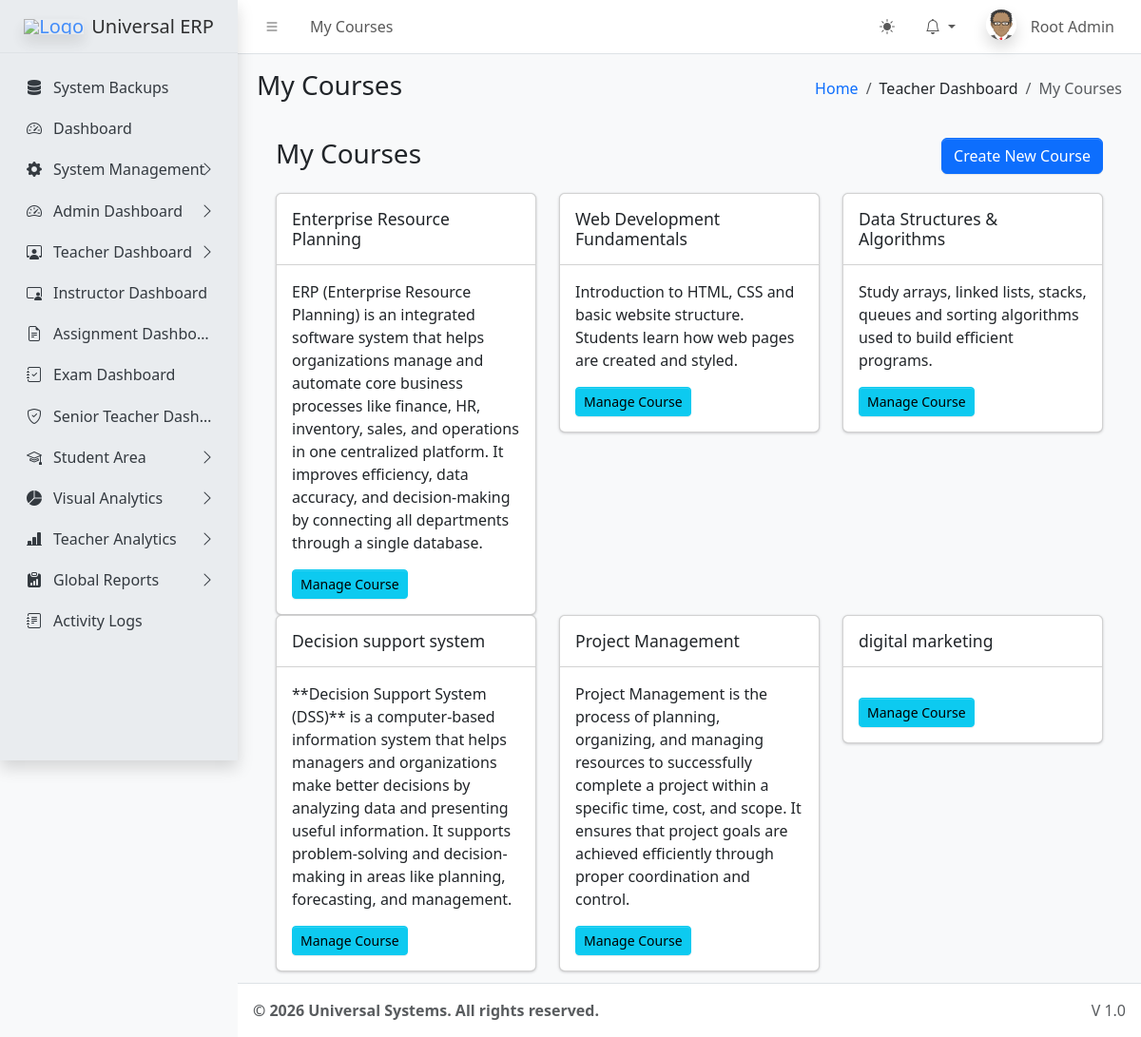
Screenshot of /dashboards/teacher/my_courses.php (signed in) with the database file from the repository.
### tables this page shows
CREATE TABLE `sys_pages` (
  `id` int(11) NOT NULL,
  `parent_id` int(11) DEFAULT 0,
  `page_name` varchar(100) NOT NULL,
  `page_url` varchar(255) DEFAULT '#',
  `icon_class` varchar(50) DEFAULT 'bi bi-circle',
  `sort_order` int(11) DEFAULT 0
);

CREATE TABLE `courses` (
  `id` int(11) NOT NULL,
  `teacher_id` int(11) NOT NULL,
  `course_code` varchar(50) DEFAULT NULL,
  `title` varchar(255) NOT NULL,
  `description` text DEFAULT NULL,
  `created_at` timestamp NOT NULL DEFAULT current_timestamp()
);

### dashboards/teacher/my_courses.php (the view, shortened to what this page needs)
<?php
require_once '../../core/db.php';
require_once '../../includes/header.php';
$teacher_id = $_SESSION['user_id'];
$stmt = $pdo->prepare("SELECT * FROM courses WHERE teacher_id = ?");
$stmt->execute([$teacher_id]);
$courses = $stmt->fetchAll();
?>
<div class="app-content-header">
    <div class="container-fluid">
        <div class="row">
            <div class="col-sm-6"><h3>My Courses</h3></div>
            <div class="col-sm-6 text-end">
                <button class="btn btn-primary" data-bs-toggle="modal" data-bs-target="#createCourseModal">Create New Course</button>
            </div>
        </div>
    </div>
</div>
<div class="app-content">
    <div class="container-fluid">
        <div class="row">
            <?php foreach($courses as $course): ?>
            <div class="col-md-4">
                <div class="card">
                    <div class="card-header">
                        <h5 class="card-title"><?= htmlspecialchars($course['title']) ?></h5>
                    </div>
                    <div class="card-body">
                        <p><?= htmlspecialchars($course['description']) ?></p>
                        <a href="course_view.php?id=<?= $course['id'] ?>" class="btn btn-sm btn-info">Manage Course</a>
                    </div>
                </div>
            </div>
            <?php endforeach; ?>
        </div>
    </div>
</div>
<?php require_once '../../includes/footer.php'; ?>

### includes/header.php (shortened to what this page needs)
<?php
require_once __DIR__ . '/../core/session.php';
$settings = [];
$stmt = $pdo->query("SELECT * FROM system_settings");
while ($row = $stmt->fetch()) {
    $settings[$row['setting_key']] = $row['setting_value'];
}
$current_url = substr($_SERVER['SCRIPT_NAME'], strlen('/universal/'));
$pageStmt = $pdo->prepare("SELECT * FROM sys_pages WHERE page_url LIKE ? LIMIT 1");
$pageStmt->execute(["%$current_url%"]);
$currentPageData = $pageStmt->fetch();
$pageTitle = $currentPageData['page_name'] ?? 'Dashboard';
$pageId = $currentPageData['id'] ?? 0;
$breadcrumbs = [];
if ($currentPageData) {
    $crumbId = $currentPageData['id'];
    while($crumbId != 0) {
        $crumbStmt = $pdo->prepare("SELECT id, parent_id, page_name, page_url FROM sys_pages WHERE id = ?");
        $crumbStmt->execute([$crumbId]);
        $crumb = $crumbStmt->fetch();
        array_unshift($breadcrumbs, $crumb);
        $crumbId = $crumb['parent_id'];
    }
}
?>
<!DOCTYPE html>
<html lang="en"> <head>
    <link rel="stylesheet" href="<?= BASE_URL ?>assets/css/bootstrap.min.css" />
    <link rel="stylesheet" href="<?= BASE_URL ?>assets/css/bootstrap-icons.css" />
    <link rel="stylesheet" href="<?= BASE_URL ?>assets/css/adminlte.min.css" />
    <link rel="stylesheet" href="https://cdnjs.cloudflare.com/ajax/libs/font-awesome/6.4.2/css/all.min.css" />
</head>
<body class="layout-fixed sidebar-expand-lg bg-body-tertiary">
<div class="app-wrapper">
    <nav class="app-header navbar navbar-expand bg-body">
        <div class="container-fluid">
            <ul class="navbar-nav">
                <li class="nav-item"> <a class="nav-link" data-lte-toggle="sidebar" href="#" role="button"><i class="bi bi-list"></i></a> </li>
                <li class="nav-item d-none d-md-block"> <a href="#" class="nav-link"><?= $pageTitle ?></a> </li>
            </ul>
            <ul class="navbar-nav ms-auto">
                <li class="nav-item">
                    <button class="btn btn-link nav-link" id="theme-toggle" type="button">
                        <i class="bi bi-sun-fill" id="theme-icon"></i>
                    </button>
                </li>
                <li class="nav-item dropdown">
                    <a class="nav-link dropdown-toggle" data-bs-toggle="dropdown" href="#" aria-expanded="false">
                        <i class="bi bi-bell"></i>
                    </a>
                </li>
                <li class="nav-item dropdown user-menu">
                    <a href="#" class="nav-link dropdown-toggle" data-bs-toggle="dropdown">
                        <img src="<?= !empty($_SESSION['avatar']) ? $_SESSION['avatar'] : BASE_URL.'assets/img/avatar.png' ?>" class="user-image rounded-circle shadow" alt="User Image">
                        <span class="d-none d-md-inline ms-1"><?= htmlspecialchars($_SESSION['name']) ?></span>
                    </a>
                </li>
            </ul>
        </div>
    </nav>
    <?php include __DIR__ . '/sidebar.php'; ?>
    <main class="app-main">
        <div class="app-content-header">
            <div class="container-fluid">
                <div class="row">
                    <div class="col-sm-6"><h3 class="mb-0"><?= $pageTitle ?></h3></div>
                    <div class="col-sm-6">
                        <ol class="breadcrumb float-sm-end">
                            <li class="breadcrumb-item"><a href="<?= BASE_URL ?>">Home</a></li>
                            <?php foreach($breadcrumbs as $b): ?>
                                <li class="breadcrumb-item <?= ($b['id'] == $pageId) ? 'active' : '' ?>">
                                    <?= htmlspecialchars($b['page_name']) ?>
                                </li>
                            <?php endforeach; ?>
                        </ol>
                    </div>
                </div>
            </div>
        </div>
        <div class="app-content">
            <div class="container-fluid">

### includes/sidebar.php (shortened to what this page needs)
<aside class="app-sidebar bg-body-secondary shadow">
    <div class="sidebar-brand">
        <a href="<?= BASE_URL ?>index.php" class="brand-link">
            <img src="<?= $settings['system_logo'] ?>" alt="Logo" class="brand-image opacity-75 shadow">
            <span class="brand-text fw-light"><?= $settings['system_name'] ?></span>
        </a>
    </div>
    <div class="sidebar-wrapper">
        <nav class="mt-2">
            <ul class="nav sidebar-menu flex-column" data-lte-toggle="treeview" role="menu" data-accordion="false">
                <?php
                function buildMenu($pdo, $parentId = 0, $userRole, $currentUrl)
                {
                    $sql = "
                        SELECT p.* FROM sys_pages p
                        JOIN role_access ra ON p.id = ra.page_id
                        WHERE p.parent_id = ? AND ra.role_key = ?
                        ORDER BY p.sort_order ASC
                    ";
                    $stmt = $pdo->prepare($sql);
                    $stmt->execute([$parentId, $userRole]);
                    $items = $stmt->fetchAll();
                    foreach ($items as $item) {
                        $childStmt = $pdo->prepare("SELECT COUNT(*) FROM sys_pages WHERE parent_id = ?");
                        $childStmt->execute([$item['id']]);
                        $hasChildren = $childStmt->fetchColumn() > 0;
                        $isActive = (strpos($currentUrl, $item['page_url']) !== false && $item['page_url'] !== '#');
                        $menuOpen = $isActive ? 'menu-open' : '';
                        $activeClass = $isActive ? 'active' : '';
                        echo '<li class="nav-item ' . $menuOpen . '">';
                        echo '<a href="' . ($hasChildren ? '#' : BASE_URL . $item['page_url']) . '" class="nav-link ' . $activeClass . '">';
                        echo '<i class="nav-icon ' . $item['icon_class'] . '"></i>';
                        echo '<p>' . htmlspecialchars($item['page_name']);
                        if ($hasChildren) {
                            echo '<i class="nav-arrow bi bi-chevron-right"></i>';
                        }
                        echo '</p></a>';
                        if ($hasChildren) {
                            buildMenu($pdo, $item['id'], $userRole, $currentUrl);
                        }
                        echo '</li>';
                    }
                }
                $cur = substr($_SERVER['SCRIPT_NAME'], strlen('/universal/'));
                buildMenu($pdo, 0, $_SESSION['role'], $cur);
                ?>
            </ul>
        </nav>
    </div>
</aside>

### includes/header.php (style rules this page uses)
.user-image { width: 30px; height: 30px; object-fit: cover; }

### rows the page displays
sys_pages: page_name "My Courses"
sys_pages: page_name "System Backups"
sys_pages: page_name "Dashboard"
sys_pages: page_name "System Management"
sys_pages: page_name "Admin Dashboard"
sys_pages: page_name "Teacher Dashboard"
sys_pages: page_name "Instructor Dashboard"
sys_pages: page_name "Assignment Dashbo…"
sys_pages: page_name "Exam Dashboard"
sys_pages: page_name "Senior Teacher Dash…"
sys_pages: page_name "Student Area"
sys_pages: page_name "Visual Analytics"
sys_pages: page_name "Teacher Analytics"
sys_pages: page_name "Global Reports"
sys_pages: page_name "Activity Logs"
courses: title "Enterprise Resource Planning", description "ERP (Enterprise Resource Planning) is an integrated software system that helps organizations manage and automate core business processes like finance, HR, inventory, sales, and operations in one centralized platform. It improves efficiency, data accuracy, and decision-making by connecting all departments through a single database."
courses: title "Web Development Fundamentals", description "Introduction to HTML, CSS and basic website structure. Students learn how web pages are created and styled."
courses: title "Data Structures & Algorithms", description "Study arrays, linked lists, stacks, queues and sorting algorithms used to build efficient programs."
courses: title "Decision support system", description "**Decision Support System (DSS)** is a computer-based information system that helps managers and organizations make better decisions by analyzing data and presenting useful information. It supports problem-solving and decision-making in areas like planning, forecasting, and management."
courses: title "Project Management", description "Project Management is the process of planning, organizing, and managing resources to successfully complete a project within a specific time, cost, and scope. It ensures that project goals are achieved efficiently through proper coordination and control."
courses: title "digital marketing"

### other values shown
$_SESSION['name'] "Root Admin"
$settings['system_name'] "Universal ERP"
$settings['footer_text'] "© 2026 Universal Systems. All rights reserved."
